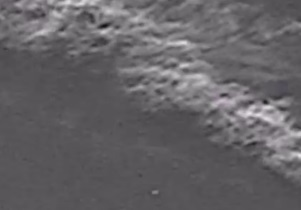
#> input picture output_frames/Misc_52.jpg, 301 x 210 px, given in place of Misc_52.png, which was not available
$ python top_hat.py
#> lines starting #> are read from the running program, lines starting #| are printed output that depends on the picture; pictures that were not available may be replaced by others from this repository, and a replacement may not be noted
import cv2
import os
import numpy as np
import matplotlib.pyplot as plt
import matplotlib
matplotlib.use('TkAgg')
def top_hat_detection(image_path, kernel_size=15, mode="white"):
    """
    Perform Top-Hat transformation for feature detection.

    Args:
        image_path (str): Path to the input image.
        kernel_size (int): Size of the structuring element.
        mode (str): "white" for white top-hat, "black" for black top-hat.

    Returns:
        top_hat_result (ndarray): Result of Top-Hat transformation.
    """
#> called with kernel_size = 15, mode = 'white'
    # Load the input image in grayscale
    image = cv2.imread(image_path, cv2.IMREAD_GRAYSCALE)
#> image: shape (210, 301); min 18, max 228, mean 99.7
    if image is None:
        raise ValueError("Image not found at the provided path!")

    # Define the structuring element (kernel)
    kernel = cv2.getStructuringElement(cv2.MORPH_RECT, (kernel_size, kernel_size))

    # Perform the morphological opening operation
    opened_image = cv2.morphologyEx(image, cv2.MORPH_OPEN, kernel)
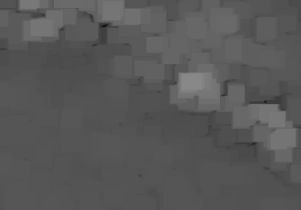
#> opened_image: shape (210, 301); min 18, max 136, mean 88

    # Compute the Top-Hat transformation
    if mode == "white":
        top_hat_result = cv2.subtract(image, opened_image)  # White Top-Hat
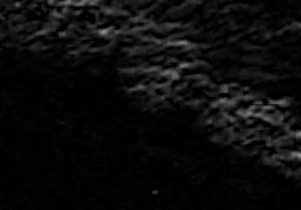
#> top_hat_result: shape (210, 301); min 0, max 143, mean 11.8
    elif mode == "black":
        top_hat_result = cv2.subtract(opened_image, image)  # Black Top-Hat
    else:
        raise ValueError("Invalid mode! Choose 'white' or 'black'.")

    return image, top_hat_result

# Example usage
image_path = "C:\\Users\\localhost\\Desktop\\open-sirst-v2-master\\images\\targets\\Misc_52.png"  # Replace with the path to your image
original, top_hat_result = top_hat_detection(image_path, kernel_size=15, mode="white")

# Display the images
plt.figure(figsize=(12, 6))
plt.subplot(1, 2, 1)
plt.title("Original Image")
plt.imshow(original, cmap="gray")
plt.axis("off")

plt.subplot(1, 2, 2)
plt.title("Top-Hat Result")
plt.imshow(top_hat_result, cmap="gray")
plt.axis("off")

plt.show()
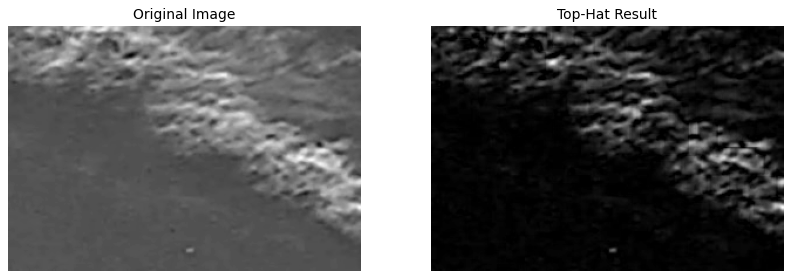
#> figure drawn by matplotlib, 2 panels

# 转换图像到 0-255 并转换为 uint8 类型
result = cv2.normalize(top_hat_result, None, 0, 255, cv2.NORM_MINMAX).astype("uint8")
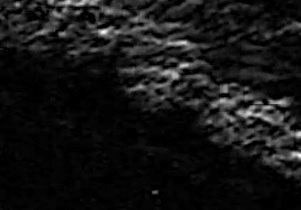
#> result: shape (210, 301); min 0, max 255, mean 21

# 保存结果
output_dir = "top_hat_image"
os.makedirs(output_dir, exist_ok=True)
output_path = os.path.join(output_dir, "output_image3.jpg")
cv2.imwrite(output_path, result)

$ run again, with output_frames/Misc_37.jpg copied over output_frames/Misc_52.jpg
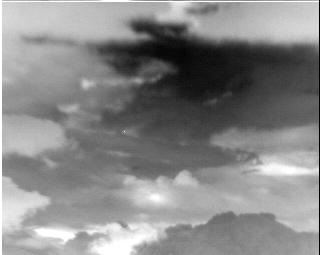
#> input picture output_frames/Misc_37.jpg, 320 x 255 px, given in place of Misc_52.png, which was not available
#> in top_hat_detection, image is the input picture: shape (255, 320); min 0, max 255, mean 136
#> `plt.show()`:
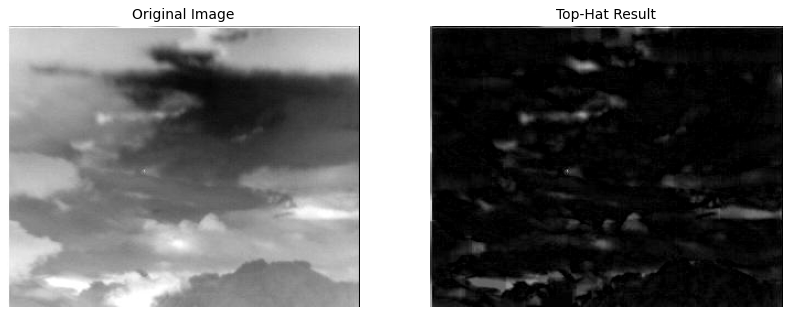
#> figure drawn by matplotlib, 2 panels
#> `result = cv2.normalize(top_hat_result, None, 0, 255, cv2.NORM_MINMAX)...`:
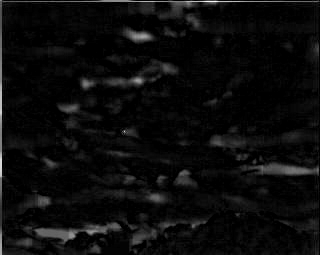
#> result: shape (255, 320); min 0, max 255, mean 11.4

$ run again, with output_frames/Misc_380.jpg copied over output_frames/Misc_52.jpg
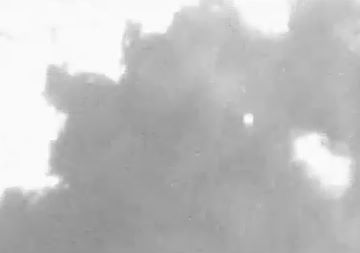
#> input picture output_frames/Misc_380.jpg, 360 x 253 px, given in place of Misc_52.png, which was not available
#> in top_hat_detection, image is the input picture: shape (253, 360); min 142, max 255, mean 191.7
#> in top_hat_detection, `top_hat_result = cv2.subtract(image, opened_image)`:
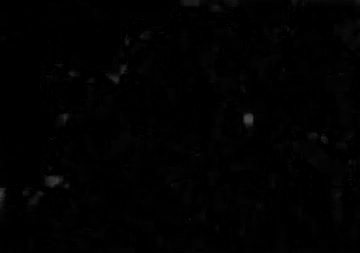
#> top_hat_result: shape (253, 360); min 0, max 72, mean 1.5
#> `plt.show()`:
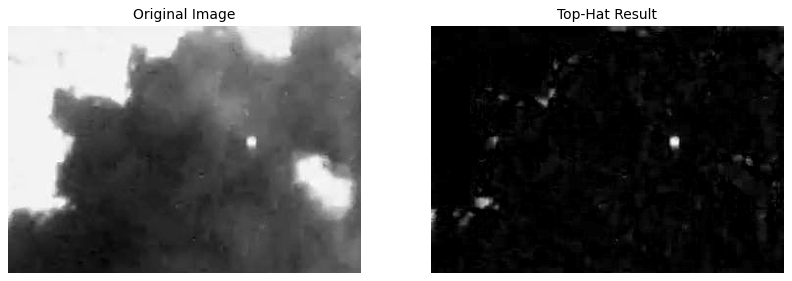
#> figure drawn by matplotlib, 2 panels

$ run again, with output_frames/Misc_391.jpg copied over output_frames/Misc_52.jpg
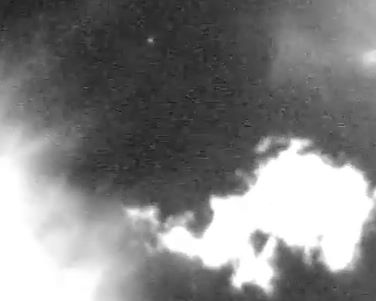
#> input picture output_frames/Misc_391.jpg, 376 x 301 px, given in place of Misc_52.png, which was not available
#> in top_hat_detection, image is the input picture: shape (301, 376); min 27, max 255, mean 130
#> `plt.show()`:
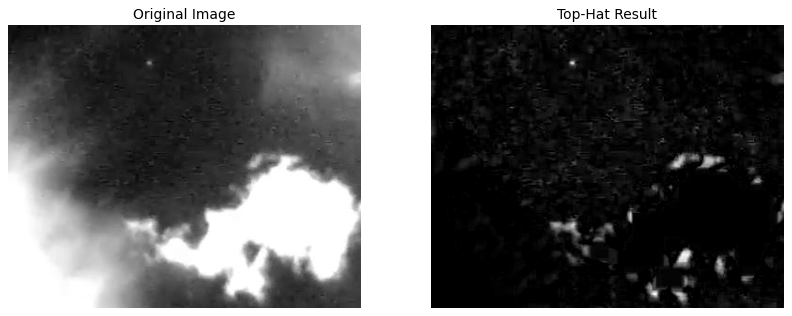
#> figure drawn by matplotlib, 2 panels
#> `result = cv2.normalize(top_hat_result, None, 0, 255, cv2.NORM_MINMAX)...`:
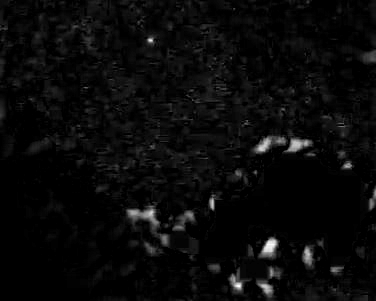
#> result: shape (301, 376); min 0, max 255, mean 9.5
